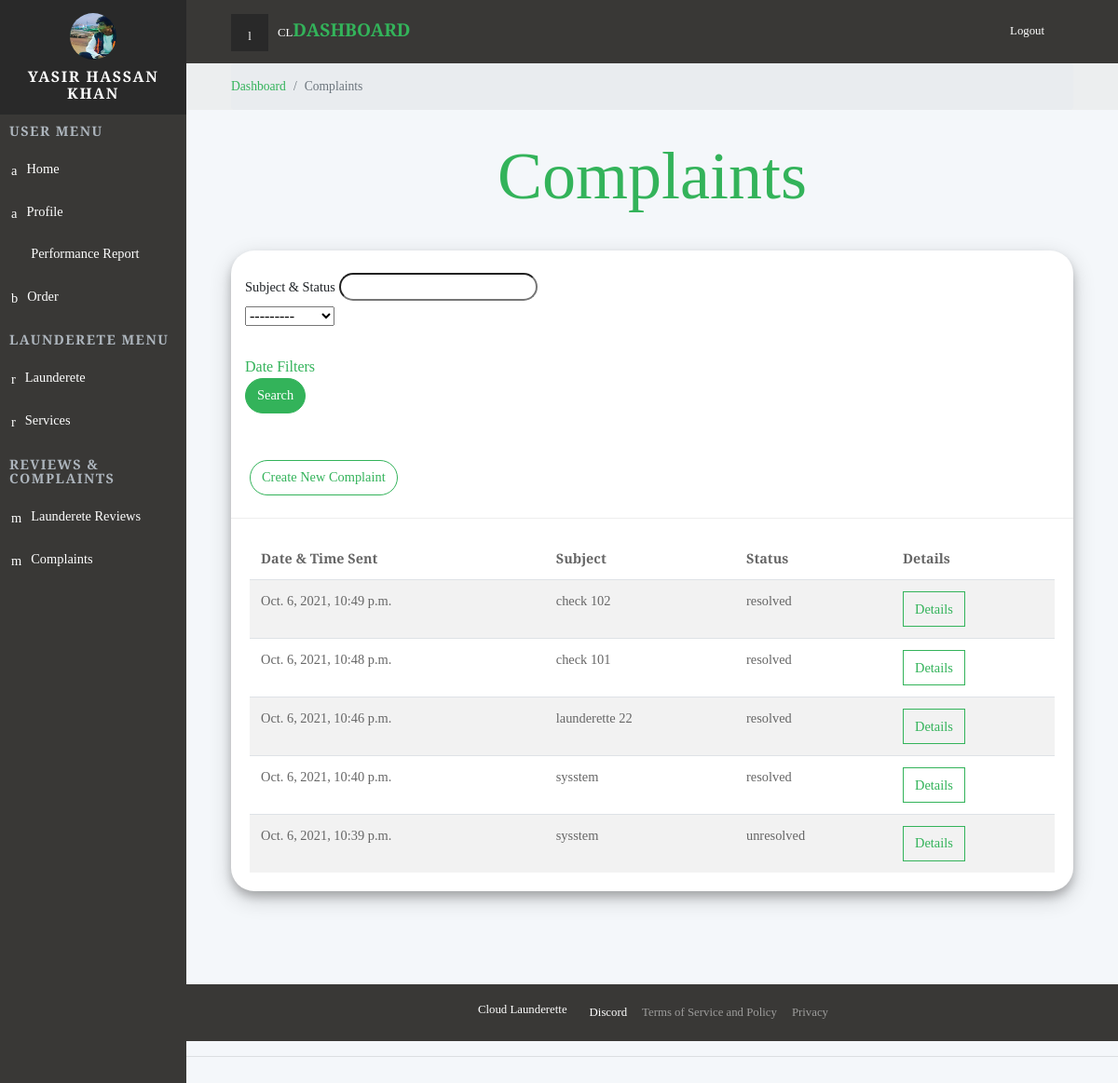
The app's page /dashboard/complaints/ (signed in), older data.
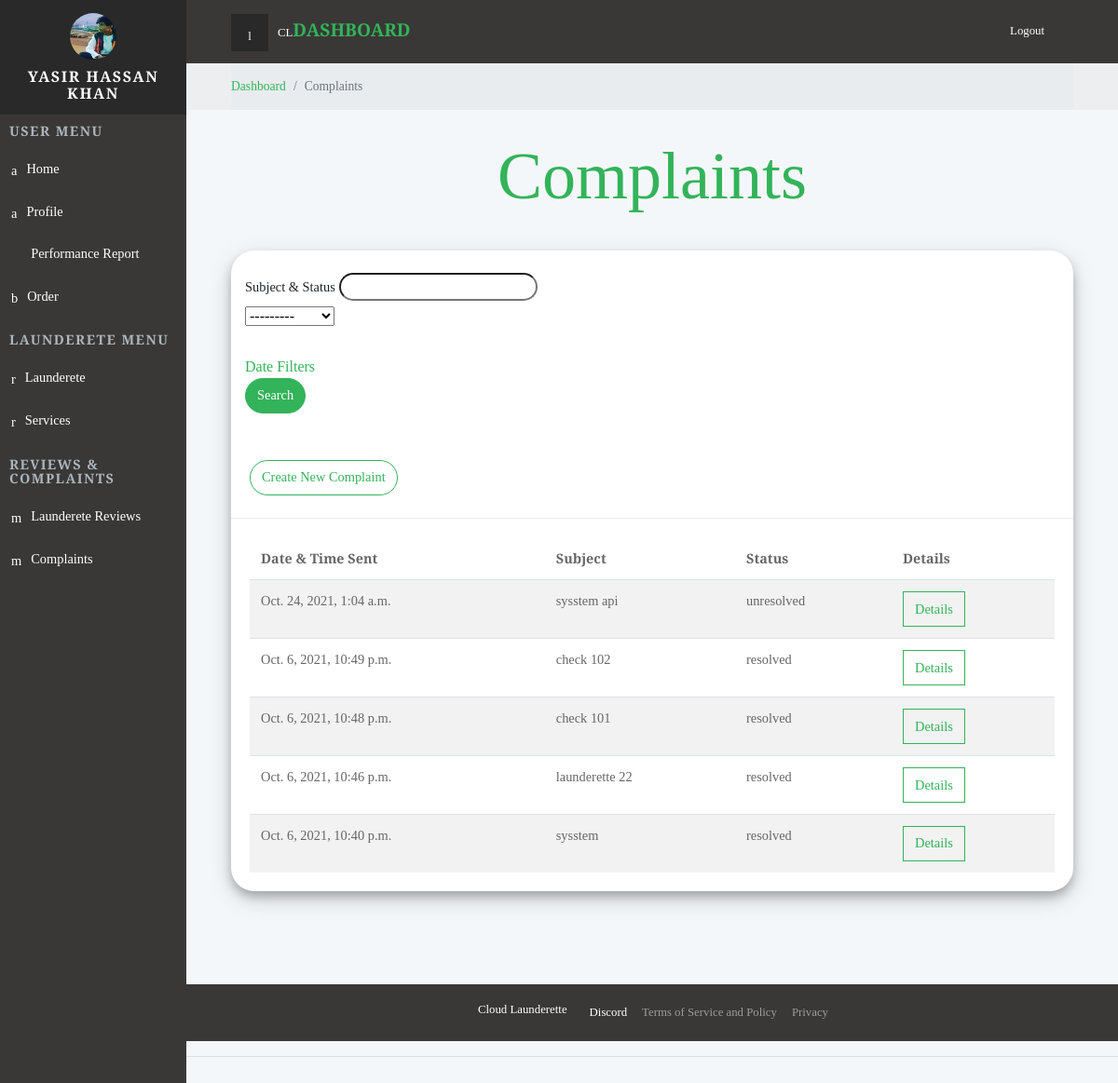
The same page, newer data.
### backend/models.py (models this page shows, shortened)
class Complaint(models.Model):
    client = models.ForeignKey(Client, null=True, blank=True, on_delete= models.SET_NULL)
    launderer = models.ForeignKey(Launderer, null=True, blank=True, on_delete= models.SET_NULL)
    subject = models.CharField(max_length=200, null=True)
    complain = models.TextField(blank=True, null=True)
    response = models.CharField(max_length=500, null=True, blank=True)
    status =models.CharField(max_length=50, blank=True, null=True, choices=StatusChoice3.choices,default=StatusChoice3.UNRESOLVED)
    date = models.DateTimeField(auto_now_add=True, null=True)

### backend/decorators.py (the view)
		def wrapper_func(request, *args, **kwargs):
			group = None
			if request.user.groups.exists():
				group = request.user.groups.all()[0].name
			if group in allowed_roles:
				return view_func(request, *args, **kwargs)
			else:
				return HttpResponse('You are not authorized to view this page')

### backend/views.py (called while the page is built)
@login_required(login_url="loginPage")
@allowed_users(allowed_roles=['launderer'])
def complaints(request):
    launder = request.user.launderer
    complaints = launder.complaint_set.all().order_by('-date')
    complaintsFilter = ComplaintFilter(request.GET, queryset=complaints)
    complaints = complaintsFilter.qs
    p  = Paginator(complaints, 20)
    page_num = request.GET.get('page', 1)
    try:
        page = p.page(page_num)
    except EmptyPage:
        page = p.page(1)
    context = {'launderer' : launder,  "complaints": page, "complaintsFilter": complaintsFilter}
    return render(request,"frontend/complaints.html",context)

### frontend/templates/frontend/complaints.html (shortened to what this page needs)
{%  extends 'frontend/partialview/base_template.html' %}
{% load static %}
{% block content %}
    <div class="page">
      {% include 'frontend/partialview/topbar.html' %}
      <div class="breadcrumb-holder">
        <div class="container-fluid">
          <ul class="breadcrumb">
            <li class="breadcrumb-item "><a href="{% url 'dashboard' %}">Dashboard</a></li>
            <li class="breadcrumb-item active">Complaints       </li>
          </ul>
        </div>
      </div>
      <section class="charts">
        <div class="container-fluid">
          <header>
            <h1 class="h3 display-3  text-primary text-center">Complaints            </h1>
          </header>
        <div class="card">
          <div class="container mt-4">
            <form method="get" class="text-left">
              <div class="filters">
                <div class="form-group-material">
                  <label>Subject & Status</label>
                  {{complaintsFilter.form.subject}}
                  <br>
                  {{complaintsFilter.form.status}}
                </div>
                <a href="#date_filter"  data-toggle="collapse">Date Filters</a>
              </div>
              <div class="form-group">
		            <button class="my-btn btn btn-primary" type="submit">Search</button>
              </div>
            </form>
          </div>
                        <div class="card-header">
                        <a class="my-btn btn btn-md btn-outline-primary   mb-2 mt-4" href="{% url 'newComplaint' %}">Create New Complaint</a>
                        </div>
                        <div class="card-body">
                        <div class="table-responsive">
                            <table class="table table-striped table-hover">
                            <thead>
                                <tr>
                                <th>Date & Time Sent</th>
                                <th>Subject</th>
                                <th>Status</th>
                                <th>Details</th>
                                </tr>
                            </thead>
                            <tbody>
                                {% for complaint in complaints %}
                                    <tr>
                                        <td>{{complaint.date}}</td>
                                        <td>{{complaint.subject}}</td>
                                        <td>{{complaint.status}}</td>
                                        <td><a class="btn btn-md btn-outline-primary" href= "{% url 'complaintDetail' complaint.id %}">Details</a></td>
                                    </tr>
                                {% endfor %}
                            </tbody>
                            </table>
                        </div>
                        </div>
          </div>
        </div>
      </section>
      <footer class="main-footer">
        {% include 'frontend/partialView/footer_navbar.html' %}
      </footer>
    </div>
{% endblock content %}

Row changes from the older to the newer data that the page shows:
removed Complaint: date "Oct. 6, 2021, 10:39 p.m.", subject "sysstem", status "unresolved"
added Complaint: date "Oct. 24, 2021, 1:04 a.m.", subject "sysstem api", status "unresolved"
